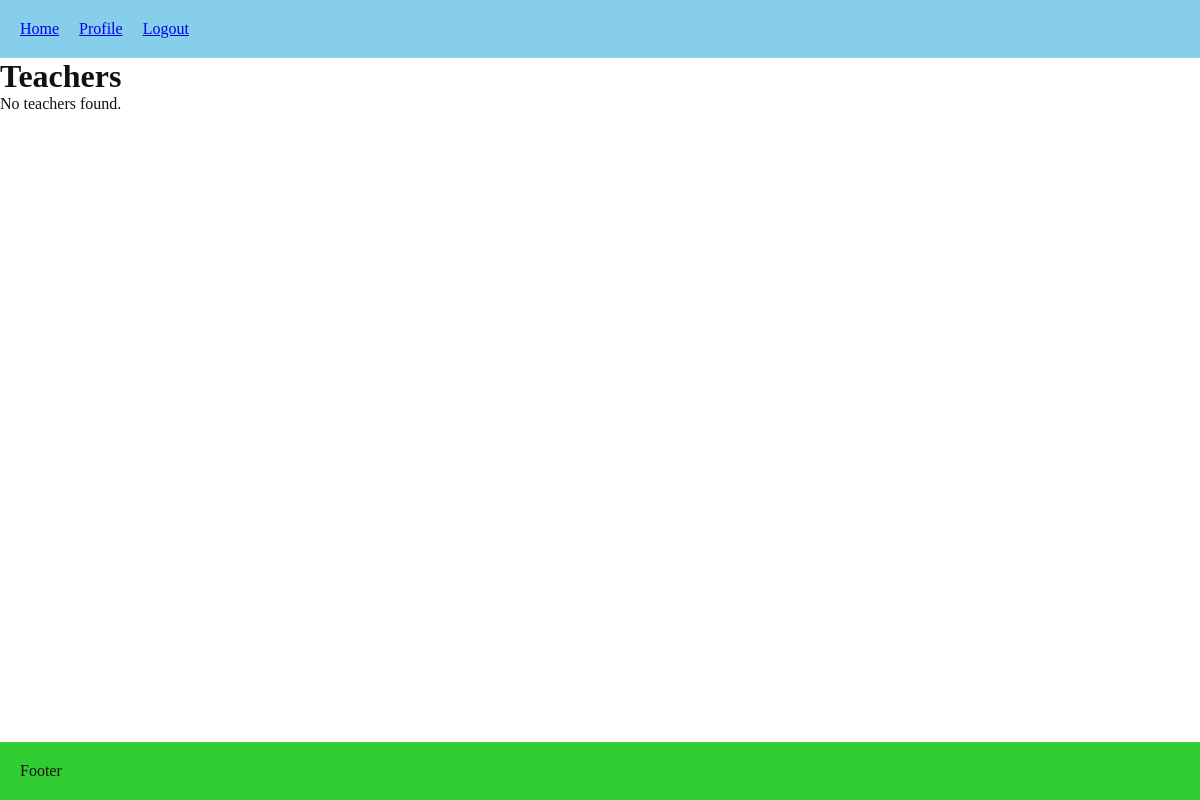
/users/teachers/ (signed in), run on an earlier commit of the app's database.
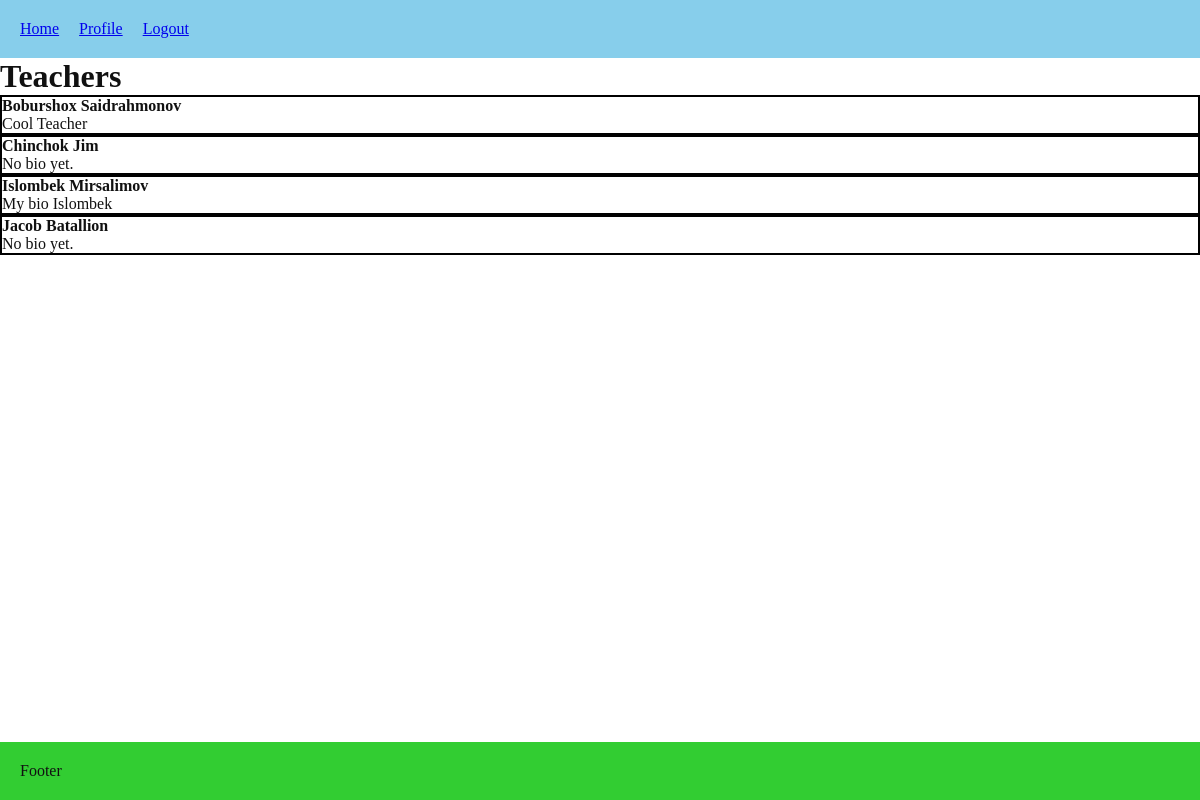
And on a later commit of the database.
### users/models.py (models this page shows, shortened)
class User(AbstractUser):
    username = models.CharField(
        max_length=150,
        unique=True,
        blank=True,
        editable=False
    )
    class Role(models.TextChoices):
        ADMIN = 'ADMIN', 'Admin'
        TEACHER = 'TEACHER', 'Teacher'
        STUDENT = 'STUDENT', 'Student'
    ROLE_PREFIXES = {
        Role.ADMIN: 'adm',
        Role.TEACHER: 'tch',
        Role.STUDENT: 'std',
    }
    role = models.CharField(max_length=20, choices=Role.choices, default=Role.STUDENT)
    phone_number = models.CharField(max_length=15, blank=True)
    must_reset_password = models.BooleanField(default=True)
    class Meta:
        constraints = [
            models.UniqueConstraint(fields=["first_name", "last_name", "role"], name="unique_full_name_per_role")
        ]

class TeacherProfile(models.Model):
    teacher = models.OneToOneField(
        User,
        on_delete=models.CASCADE,
        related_name="teacher_profile",
        limit_choices_to={"role": User.Role.TEACHER},
    )
    bio = models.TextField(blank=True)
    picture = models.ImageField(upload_to="teacher_pictures/", blank=True, null=True)
    is_active_profile = models.BooleanField(default=True)

### users/views.py (the view)
# urls.py: path("teachers/", views.teachers_list, name="teachers_list"),
@login_required
def teachers_list(request):
    teachers = User.objects.filter(role=User.Role.TEACHER).select_related("teacher_profile").order_by("first_name", "last_name", "username")
    if request.user.role == User.Role.STUDENT:
        teachers = teachers.filter(teacher_profile__is_active_profile=True)
    return render(request, "users/teachers_list.html", {
        "teachers": teachers,
    })

### users/templates/users/teachers_list.html (shortened to what this page needs)
{% extends "core/base.html" %}
{% block content %}
<h1>Teachers</h1>
{% if teachers %}
    <div class="teachers-grid">
        {% for teacher in teachers %}
            <div class="teacher-card {% if teacher.teacher_profile and not teacher.teacher_profile.is_active_profile %}teacher-card--inactive{% endif %}" style="border:2px black solid;">
                <div class="teacher-header">
                    <div>
                        <strong>{{ teacher.get_full_name|default:teacher.first_name }}</strong>
                    </div>
                </div>
                {% if teacher.teacher_profile and teacher.teacher_profile.bio %}
                    <p class="teacher-bio">{{ teacher.teacher_profile.bio }}</p>
                {% else %}
                    <p class="teacher-bio teacher-bio--empty">No bio yet.</p>
                {% endif %}
            </div>
        {% endfor %}
    </div>
{% else %}
    <p>No teachers found.</p>
{% endif %}
{% endblock %}

What changed in the data, as far as the page shows it:
now on this page (row edited): User: get_full_name "Boburshox Saidrahmonov", teacher_profile.bio "Cool Teacher"
now on this page (row unchanged): User: get_full_name "Chinchok Jim", shows "No bio yet."
now on this page (row edited): User: get_full_name "Islombek Mirsalimov", teacher_profile.bio "My bio Islombek"
now on this page (row edited): User: get_full_name "Jacob Batallion", shows "No bio yet."
Also different on the page:
text no longer shown: "No teachers found."
